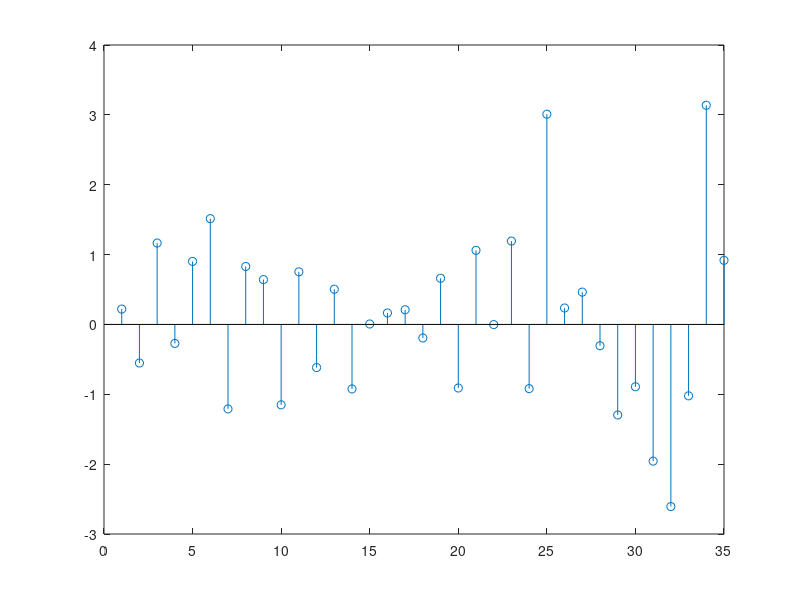

Here is the MATLAB script that generated this plot: (Note: this script raises an error after producing the figure.)
clear; clc; close all

% ****
% ここに課題2（2）のプログラムを書け
% ****


N = 35;
f = randn(1,N);
figure(1);stem(f) %もとの信号の表示
Y1 = mydft2024(f) %信号を変換
figure(2);stem(Y1) %変換した信号を表示
Y2 = myidft2024(Y1) %変換した信号のスペクトルを逆離散フーリエ変換
figure(3);stem(Y2)

function F = mydft2024(f)
    N = length(f);		%信号の長さ
    F = zeros(1,N);	%スペクトルの初期化
    
    %DFTの実装
    for k = 0:N-1
        for n = 0:N-1
             F(k + 1) =F(k + 1) + f(n + 1) * exp(-j * (2 * pi / N) * k * n);
        end
    end
end

function f = myidft2024(F)
    N = length(F);   %信号の長さ
    f = zeros(1,N);  %信号の初期化
    
    %IDFTの実装
    for n = 0:N-1
        for k = 0:N-1
                f(n+1) = f(n+1) + F(k + 1) * exp(j * (2 * pi / N) * k * n);
        end
         f(n+1) =  f(n+1) / N ;
    end
end